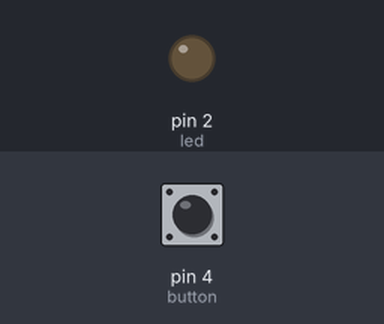
Bench run of a sketch on a simulated Arduino Uno, built with avr-gcc and run on an emulated ATmega328P. On the bench: output pins drawn as LEDs (lit = HIGH). The inputs (shaded band) are chosen by the test bench; at power-on: pin 4 (button) LOW. What the sketch prints to the serial monitor is not drawn.

Above: at 1.2 s.
1.3 s: pin 4 (button) pulled HIGH for 0.15 s
At 2.5 s:
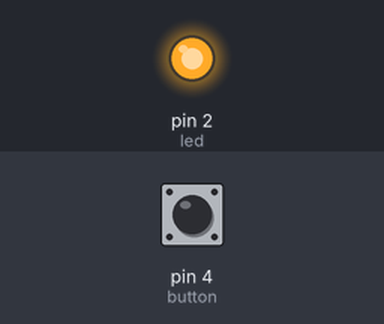
2.9 s: pin 4 (button) pulled HIGH for 1 s
At 5.0 s:
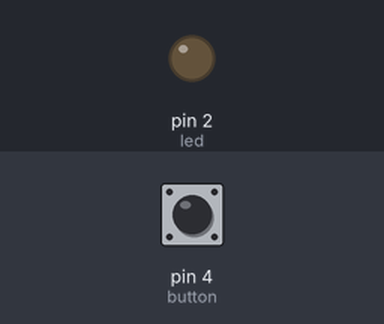
5.4 s: pin 4 (button) pulled HIGH for 3.2 s
At 9.8 s:
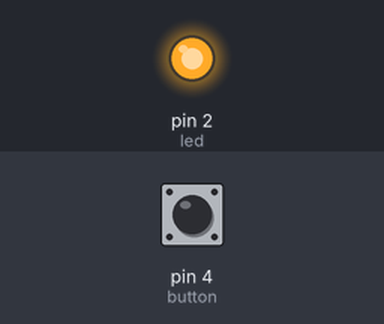
Timing chart, 0 to 11.3 s (numbered marks = the images above; inputs shaded):
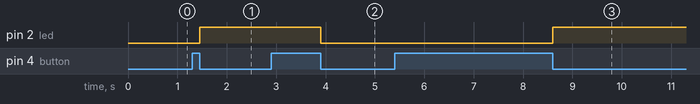

Measured:
- after the input at 1.3 s, pin 2 (led): LOW → HIGH after 0.15 s
- after the input at 2.9 s, pin 2 (led): HIGH → LOW after 1.0 s
- after the input at 5.4 s, pin 2 (led): LOW → HIGH after 3.2 s

The sketch:

button.ino
```cpp
int sw = 0;     //변수 지정
int x = 0;
int cnt = 0;
int button = 4;
int led = 2;
void setup()
{
  pinMode(button, INPUT);   //BUTTON(핀4번)을 입력으로 지정
  pinMode(led, OUTPUT);     //LED(핀2번)을 출력으로 지정
  Serial.begin(9600);       //시리얼모니터 보드레이트 9600 설정
  Serial.println("41615084 조재웅"); //시리얼 모니터에 41615084 조재웅 출력
}

void loop()
{
  sw = digitalRead(button); //SW는 BUTTON으로 들어온 디지털 값을 받아 읽는다.
  if (sw == HIGH) {
    while (digitalRead(button) == HIGH) {
      delay(5); // Wait for 5 millisecond(s)
                            //만약 SW가 BUTTON 값을 HIGH를 읽었다면
                            //BUTTON의 값이 HIGH동안 유지한다.
    }
    if (x == HIGH) {
      x = LOW;
    cnt+=1;
    Serial.println(cnt);
                            //만약 X의 값이 HIGH라면 X의 값을 LOW로 바꿔주고
                            //변수 CNT의 값에 +1을 해준다.
                            //그리고 그 값을 시리얼 모니터에 출력한다.

    } else {
      x = HIGH;
    cnt+=1;
    Serial.println(cnt);
                            //만약 X의 값이 LOW라면 X의 값을 HIGH로 바꿔주고
                            //변수 CNT의 값에 +1을 해준다.
                            //그리고 그 값을 시리얼 모니터에 출력한다.


    }
  }
  if (x == HIGH) {
    digitalWrite(led, HIGH);
      } else {
    digitalWrite(led, LOW);
      }
  delay(1); // Wait for 1 millisecond(s)
}
                            //만약 X의 값이 HIGH라면 LED(PIN2번)에 HIGH 값을 준다.
                            //만약 X의 값이 HIGH가 아니라면 LED(PIN2번)에 LOW 값을 준다.
```
